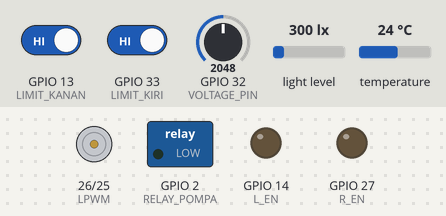
This sketch was run on a simulated ESP32. Shown: motor-driver pin pairs drawn as motors (green arrow = first pin HIGH = forward, orange = second pin HIGH = backward, longer = more drive), switched loads named in the sketch (green lamp = pin HIGH), output pins drawn as LEDs (lit = HIGH). The inputs (shaded band) are chosen by the test bench; at power-on: GPIO 33 (LIMIT_KIRI) HIGH, GPIO 13 (LIMIT_KANAN) HIGH, GPIO 32 (VOLTAGE_PIN) = 2048, light level 300 lx, temperature 24 °C (analog values on the 0–4095 scale). WiFi joins after 1.5 s; servers stay silent unless stated; the local clock reads 2024-03-15 10:24:30 at power-on unless the sketch sets it; what the sketch prints to the serial monitor is not drawn.

Above: at 0.1 s.
At 2.8 s:
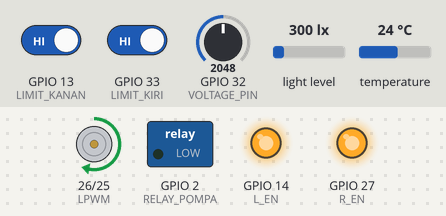
2.9 s: GPIO 33 (LIMIT_KIRI) driven LOW
At 3.2 s:
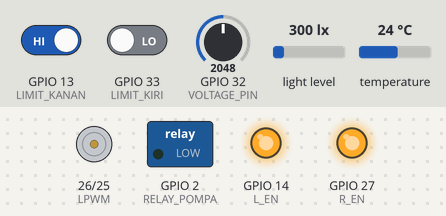
4.4 s: GPIO 13 (LIMIT_KANAN) driven LOW
7.3 s: GPIO 13 (LIMIT_KANAN) driven HIGH and GPIO 33 (LIMIT_KIRI) driven HIGH
9.7 s: GPIO 13 (LIMIT_KANAN) driven LOW
12.3 s: GPIO 13 (LIMIT_KANAN) driven HIGH and GPIO 33 (LIMIT_KIRI) driven LOW
15.3 s: GPIO 33 (LIMIT_KIRI) driven HIGH
Timing chart, 0 to 18.3 s (numbered marks = the images above; inputs shaded):
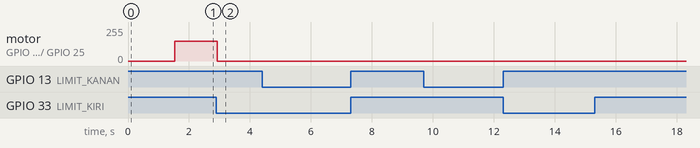

The sketch:

sketch_solarpanel_decisiontree.ino
```cpp
// ============================================================
//  SISTEM PEMBERSIH PANEL SURYA OTOMATIS
// ============================================================

#include <WiFi.h>
#include <Wire.h>
#include <Firebase_ESP_Client.h>
#include <OneWire.h>
#include <DallasTemperature.h>
#include <BH1750.h>
#include "RTClib.h"

// ============================================================
// 1. KREDENSIAL Wi-Fi & FIREBASE
// ============================================================
#define WIFI_SSID      "Kerjain_Tugas"
#define WIFI_PASSWORD  "MAUMASUKSURGAibadah"
#define API_KEY        "AIzaSyB35XekC0Yb2CHFQAiKblgERKYWximCpsQ"
#define DATABASE_URL   "https://solarpanelmonitor-e992c-default-rtdb.asia-southeast1.firebasedatabase.app"

// ============================================================
// 2. DEFINISI PIN
// ============================================================
#define VOLTAGE_PIN    32
#define ONE_WIRE_BUS    4
#define RELAY_POMPA     2
#define RPWM           25
#define LPWM           26
#define R_EN           27
#define L_EN           14
#define LIMIT_KIRI     33
#define LIMIT_KANAN    13

// ============================================================
// KONFIGURASI MOTOR JGY-370
// ============================================================

#define PWM_MAKS 255

// ============================================================
// 3. KALIBRASI VOLTAGE SENSOR
// ============================================================
#define FAKTOR_PEMBAGI   7.2727
#define FAKTOR_KOREKSI   1.240
#define JUMLAH_SAMPEL_MEDIAN   9
#define ALPHA_EMA              0.2
#define ADC_MAX_VALUE           4095.0
#define ADC_REF_VOLTAGE          3.3

// ============================================================
// 3b. JAM OPERASIONAL SISTEM
// ============================================================
#define JAM_MULAI     8
#define JAM_SELESAI   17

// ============================================================
// 4. INISIALISASI OBJEK SENSOR
// ============================================================
OneWire           oneWire(ONE_WIRE_BUS);
DallasTemperature ds18b20(&oneWire);
BH1750            bh1750(0x23);
RTC_DS3231        rtc;

// ============================================================
// 5. OBJEK FIREBASE
// ============================================================
FirebaseData   fbdo;
FirebaseAuth   auth;
FirebaseConfig config;
bool           signupOK = false;

// ============================================================
// 6. VARIABEL STATE SISTEM
// ============================================================
unsigned long prevMillisSensor           = 0;
const long    intervalSensor             = 5000;
bool          statusOperasionalSebelumnya = true;

enum StateWiper {
  STANDBY,
  MAJU,
  BERHENTI_KANAN,
  MUNDUR,
  BERHENTI_KIRI
};

StateWiper    stateWiper         = STANDBY;
unsigned long prevMillisBerhenti = 0;
const long    durasiJeda         = 1000;

float emaTegangan  = -1.0;
bool  emaSudahInit = false;

// ============================================================
// 7. FUNGSI BACA TEGANGAN (Median Filter + EMA)
// ============================================================
int bandingkanInt(const void *a, const void *b) {
  return (*(int*)a - *(int*)b);
}

float bacaTegangan() {
  int sampel[JUMLAH_SAMPEL_MEDIAN];
  for (int i = 0; i < JUMLAH_SAMPEL_MEDIAN; i++) {
    sampel[i] = analogRead(VOLTAGE_PIN);
    delay(2);
  }
  qsort(sampel, JUMLAH_SAMPEL_MEDIAN, sizeof(int), bandingkanInt);
  int   nilaiMedian = sampel[JUMLAH_SAMPEL_MEDIAN / 2];
  float voltADC     = (nilaiMedian / ADC_MAX_VALUE) * ADC_REF_VOLTAGE;
  float voltMentah  = voltADC * FAKTOR_PEMBAGI * FAKTOR_KOREKSI;

  if (!emaSudahInit) {
    emaTegangan  = voltMentah;
    emaSudahInit = true;
  } else {
    emaTegangan = (ALPHA_EMA * voltMentah) + ((1.0 - ALPHA_EMA) * emaTegangan);
  }
  return emaTegangan;
}

// ============================================================
// 8. FUNGSI MOTOR WIPER (BTS7960)
// ============================================================
void motorMaju(int pwm)
{
  if (pwm > PWM_MAKS)
    pwm = PWM_MAKS;

  analogWrite(LPWM, 0);
  analogWrite(RPWM, pwm);
}

void motorMundur(int pwm)
{
  if (pwm > PWM_MAKS)
    pwm = PWM_MAKS;

  analogWrite(RPWM, 0);
  analogWrite(LPWM, pwm);
}

void motorStop()
{
  analogWrite(RPWM, 0);
  analogWrite(LPWM, 0);
}

// ============================================================
// // ===========================================================
// DECISION TREE HASIL TRAINING
// ===========================================================
String tentukanKeputusan(float tegangan, float suhu, float cahaya)
{
  // Rule 1
  if (tegangan > 21.38)
  {
    return "Tidak Perlu";
  }

  // Rule 2
  if (tegangan <= 19.35)
  {
    if (cahaya <= 27021.25)
    {
      return "Tidak Perlu";
    }
    else
    {
      return "Bersihkan";
    }
  }

  // Rule 3
  if (tegangan <= 21.38)
  {
    if (cahaya <= 12018.33)
    {
      return "Tidak Perlu";
    }
    else
    {
      if (cahaya >= 39283.75)
      {
        if (tegangan <= 20.95)
        {
          return "Bersihkan";
        }
        else
        {
         return "Tidak Perlu";
        }
    }
  }

  }
}

// ============================================================
// 9b. FUNGSI CEK JAM OPERASIONAL
// ============================================================
bool cekJamOperasional(DateTime waktu) {
  int jam = waktu.hour();
  return (jam >= JAM_MULAI && jam < JAM_SELESAI);
}

// ============================================================
// 9c. FUNGSI MATIKAN SEMUA AKTUATOR
// ============================================================
void matikanSemuaAktuator() {
  motorStop();
  digitalWrite(RELAY_POMPA, LOW);
  stateWiper = STANDBY;
}

// ============================================================
// 10. FUNGSI MANAJEMEN WIPER (NON-BLOCKING)
// ============================================================
void updateWiper() {
  // Baca limit switch dengan debouncing 3x
  bool kiri1  = (digitalRead(LIMIT_KIRI)  == LOW);
  delay(3);
  bool kiri2  = (digitalRead(LIMIT_KIRI)  == LOW);
  delay(3);
  bool kiri3  = (digitalRead(LIMIT_KIRI)  == LOW);
  bool limitKiri = (kiri1 && kiri2 && kiri3);

  bool kanan1 = (digitalRead(LIMIT_KANAN) == LOW);
  delay(3);
  bool kanan2 = (digitalRead(LIMIT_KANAN) == LOW);
  delay(3);
  bool kanan3 = (digitalRead(LIMIT_KANAN) == LOW);
  bool limitKanan = (kanan1 && kanan2 && kanan3);

  switch (stateWiper) {
    case STANDBY:
      break;
    case MAJU:
      if (limitKanan) {
        motorStop();
        Serial.println("[Wiper] Limit KANAN tertekan — berhenti sejenak.");
        prevMillisBerhenti = millis();
        stateWiper = BERHENTI_KANAN;
      }
      break;
    case BERHENTI_KANAN:
      if (millis() - prevMillisBerhenti >= durasiJeda) {
        Serial.println("[Wiper] Mulai mundur ke kiri.");
        motorMundur(PWM_MAKS);
        stateWiper = MUNDUR;
      }
      break;
    case MUNDUR:
      if (limitKiri) {
        motorStop();
        Serial.println("[Wiper] Limit KIRI tertekan — wiper kembali ke posisi awal.");
        prevMillisBerhenti = millis();
        stateWiper = BERHENTI_KIRI;
      }
      break;
    case BERHENTI_KIRI:
      if (millis() - prevMillisBerhenti >= durasiJeda) {
        Serial.println("[Wiper] Siklus selesai. Pompa dimatikan.");
        digitalWrite(RELAY_POMPA, LOW);
        stateWiper = STANDBY;
      }
      break;
  }
}

// ============================================================
// 11. SETUP
// ============================================================
void setup() {
  Serial.begin(115200);

  Wire.begin(21, 22);
  Wire.setClock(100000);

  pinMode(LIMIT_KIRI,  INPUT_PULLUP);
  pinMode(LIMIT_KANAN, INPUT_PULLUP);
  Serial.println("[Limit Switch] Kiri:GPIO33 | Kanan:GPIO13 — OK");

  // --- Koneksi Wi-Fi ---
  WiFi.begin(WIFI_SSID, WIFI_PASSWORD);
  Serial.print("[WiFi] Menghubungkan");
  int wifiRetry = 0;
  while (WiFi.status() != WL_CONNECTED && wifiRetry < 20) {
    delay(500);
    Serial.print(".");
    wifiRetry++;
  }
  if (WiFi.status() == WL_CONNECTED) {
    Serial.println("\n[WiFi] Terhubung! IP: " + WiFi.localIP().toString());
  } else {
    Serial.println("\n[WiFi] GAGAL. Periksa SSID/Password.");
  }

  // --- Firebase ---
  config.api_key      = API_KEY;
  config.database_url = DATABASE_URL;
  config.signer.tokens.legacy_token = "kEXuMaTmfr0ei1mLju4dKvAFcQyC25g3iPqK0FZ1";
  signupOK = true;
  Firebase.begin(&config, &auth);
  Firebase.reconnectWiFi(true);
  Serial.println("[Firebase] Inisialisasi selesai");

  // --- DS18B20 ---
  ds18b20.begin();
  Serial.println("[DS18B20] OK (GPIO4)");

  // --- BH1750 ---
  if (!bh1750.begin(BH1750::CONTINUOUS_HIGH_RES_MODE)) {
    Serial.println("[BH1750] GAGAL! Cek wiring / alamat I2C.");
  } else {
    Serial.println("[BH1750] OK (0x23)");
  }

  // --- RTC DS3231 ---
  if (!rtc.begin()) {
    Serial.println("[RTC] GAGAL! Cek wiring SDA/SCL.");
  } else {
    Serial.println("[RTC] OK (0x68)");
    if (rtc.lostPower()) {
      rtc.adjust(DateTime(F(__DATE__), F(__TIME__)));
      Serial.println("[RTC] Waktu di-reset ke waktu kompilasi.");
    }
  }

  // --- Voltage Sensor ---
  pinMode(VOLTAGE_PIN, INPUT);
  analogReadResolution(12);
  analogSetPinAttenuation(VOLTAGE_PIN, ADC_11db);
  Serial.println("[Voltage Sensor] OK (GPIO32, ADC1, 12-bit, 11dB)");

  // --- Relay Pompa ---
  pinMode(RELAY_POMPA, OUTPUT);
  digitalWrite(RELAY_POMPA, LOW);

  // --- Motor Driver BTS7960 ---
  pinMode(RPWM, OUTPUT);
  pinMode(LPWM, OUTPUT);
  pinMode(R_EN, OUTPUT);
  pinMode(L_EN, OUTPUT);
  digitalWrite(R_EN, HIGH);
  digitalWrite(L_EN, HIGH);
  motorStop();

  Serial.printf("[Jam Operasional] Sistem aktif pukul %02d:00 - %02d:00\n",
                JAM_MULAI, JAM_SELESAI);
  Serial.println("[Setup] Selesai. Sistem siap.");

// --- Pastikan wiper di posisi kiri (awal) saat startup ---
Serial.println("[Init] Memastikan wiper di posisi awal (kiri)...");

if (digitalRead(LIMIT_KIRI) != LOW) {
  motorMundur(150);

  // Tambahkan jeda 500ms setelah motor mulai bergerak
  // sebelum mulai cek limit switch
  // Ini memberi waktu motor stabil & noise awal mereda
  delay(500);

  unsigned long startTime = millis();

  while (true) {
    // Debouncing: baca limit switch 3 kali berturut-turut
    // hanya dianggap tertekan jika ketiganya LOW
    bool baca1 = (digitalRead(LIMIT_KIRI) == LOW);
    delay(5);
    bool baca2 = (digitalRead(LIMIT_KIRI) == LOW);
    delay(5);
    bool baca3 = (digitalRead(LIMIT_KIRI) == LOW);

    if (baca1 && baca2 && baca3) {
      // Ketiga pembacaan LOW → limit switch benar-benar tertekan
      Serial.println("[Init] Limit kiri terdeteksi.");
      break;
    }

    // Timeout 15 detik
    if (millis() - startTime > 120000) {
      Serial.println("[Init] TIMEOUT! Limit kiri tidak terdeteksi. Cek wiring.");
      break;
    }

    delay(10);
  }

  motorStop();
}

Serial.println("[Init] Wiper siap di posisi awal (kiri).");
}

// ============================================================
// 12. LOOP UTAMA
// ============================================================
void loop() {
  unsigned long currentMillis = millis();
  DateTime now = rtc.now();

  // --- Cek Jam Operasional ---
  bool statusOperasional = cekJamOperasional(now);

  if (!statusOperasional && statusOperasionalSebelumnya) {
    Serial.println("[Jam Operasional] Di luar jam — semua aktuator dimatikan.");
    matikanSemuaAktuator();
  }
  if (statusOperasional && !statusOperasionalSebelumnya) {
    Serial.println("[Jam Operasional] Memasuki jam operasional — sistem aktif.");
  }
  statusOperasionalSebelumnya = statusOperasional;

  // --- Update State Wiper (hanya saat jam operasional) ---
  if (statusOperasional) {
    updateWiper();
  }

  // --- Baca Sensor & Kirim Firebase (tiap 5 detik) ---
  if (currentMillis - prevMillisSensor >= intervalSensor) {
    prevMillisSensor = currentMillis;

    char waktuBuf[20], tanggalBuf[20];
    sprintf(waktuBuf,   "%02d:%02d:%02d", now.hour(), now.minute(), now.second());
    sprintf(tanggalBuf, "%04d-%02d-%02d", now.year(), now.month(),  now.day());

    // Di luar jam operasional — hanya lapor status
    if (!statusOperasional) {
      Serial.printf("[%s %s] SISTEM NONAKTIF (di luar jam %02d:00-%02d:00)\n",
                    tanggalBuf, waktuBuf, JAM_MULAI, JAM_SELESAI);
      if (signupOK && Firebase.ready()) {
        Firebase.RTDB.setString(&fbdo, "/Monitoring/Keputusan",          "Sistem Nonaktif");
        Firebase.RTDB.setString(&fbdo, "/Monitoring/Waktu",              String(waktuBuf));
        Firebase.RTDB.setString(&fbdo, "/Monitoring/Tanggal",            String(tanggalBuf));
        Firebase.RTDB.setBool(&fbdo,   "/Monitoring/Status_Pembersih",   false);
        Firebase.RTDB.setBool(&fbdo,   "/Monitoring/Status_Operasional", false);
      }
      return;
    }

    // --- Baca Sensor ---
    float tegangan_V = bacaTegangan();
    ds18b20.requestTemperatures();
    float suhu_C     = ds18b20.getTempCByIndex(0);
    float cahaya_lux = bh1750.readLightLevel();

    bool limitKiri  = (digitalRead(LIMIT_KIRI)  == LOW);
    bool limitKanan = (digitalRead(LIMIT_KANAN) == LOW);

    // --- Validasi Data ---
    bool dataValid = true;
    if (tegangan_V < 0 || tegangan_V > 30.0) {
      Serial.println("[Voltage] Data tidak valid! Cek wiring GPIO32.");
      dataValid = false;
    }
    if (suhu_C == -127.0 || isnan(suhu_C)) {
      Serial.println("[DS18B20] Data tidak valid! Cek wiring & pull-up 4.7kΩ.");
      dataValid = false;
    }
    if (cahaya_lux < 0 || isnan(cahaya_lux)) {
      Serial.println("[BH1750] Data tidak valid! Cek wiring.");
      dataValid = false;
    }

    // --- Keputusan Decision Tree ---
    // Urutan parameter: tegangan (utama), cahaya (kedua), suhu (terakhir)
    String keputusan = "Tidak Perlu";
    if (dataValid) {
      keputusan = tentukanKeputusan(tegangan_V, cahaya_lux, suhu_C);
    }

    // --- Eksekusi Aktuator ---
    if (stateWiper == STANDBY) {
      if (keputusan == "Bersihkan") {
        Serial.println("[Aktuator] BERSIHKAN — Pompa & wiper diaktifkan.");
        digitalWrite(RELAY_POMPA, HIGH);
        motorMaju(PWM_MAKS);
        stateWiper = MAJU;
      } else {
        Serial.println("[Aktuator] TIDAK PERLU — Sistem standby.");
      }
    } else {
      Serial.println("[Aktuator] Wiper sedang bergerak, keputusan baru ditunda.");
    }

    // --- Serial Monitor ---
    Serial.printf("[%s %s] V:%.2fV | T:%.2fC | Cahaya:%.2flux | "
                  "LS_Kiri:%s | LS_Kanan:%s | %s\n",
                  tanggalBuf, waktuBuf,
                  tegangan_V, suhu_C, cahaya_lux,
                  limitKiri  ? "ON" : "OFF",
                  limitKanan ? "ON" : "OFF",
                  keputusan.c_str());

    // --- Kirim ke Firebase /Monitoring ---
    if (signupOK && Firebase.ready() && dataValid) {
      Serial.println("[Firebase] Mengirim data...");
      bool ok = true;
      ok &= Firebase.RTDB.setFloat(&fbdo,  "/Monitoring/Tegangan_V",          tegangan_V);
      ok &= Firebase.RTDB.setFloat(&fbdo,  "/Monitoring/Suhu_C",              suhu_C);
      ok &= Firebase.RTDB.setFloat(&fbdo,  "/Monitoring/Intensitas_Cahaya",   cahaya_lux);
      ok &= Firebase.RTDB.setString(&fbdo, "/Monitoring/Keputusan",           keputusan);
      ok &= Firebase.RTDB.setString(&fbdo, "/Monitoring/Waktu",               String(waktuBuf));
      ok &= Firebase.RTDB.setString(&fbdo, "/Monitoring/Tanggal",             String(tanggalBuf));
      ok &= Firebase.RTDB.setBool(&fbdo,   "/Monitoring/Status_Pembersih",    (stateWiper != STANDBY));
      ok &= Firebase.RTDB.setBool(&fbdo,   "/Monitoring/Limit_Switch_Kiri",   limitKiri);
      ok &= Firebase.RTDB.setBool(&fbdo,   "/Monitoring/Limit_Switch_Kanan",  limitKanan);
      ok &= Firebase.RTDB.setBool(&fbdo,   "/Monitoring/Status_Operasional",  true);

      if (ok) {
        Serial.println("[Firebase] Data monitoring terkirim!");
      } else {
        Serial.println("[Firebase] Gagal kirim monitoring: " + fbdo.errorReason());
      }

      // --- Kirim ke /DataLog/{timestamp} untuk keperluan training ---
      long   unixTime = now.unixtime();
      String logPath  = "/DataLog/" + String(unixTime);

      bool okLog = true;
      okLog &= Firebase.RTDB.setFloat(&fbdo,  (logPath + "/tegangan").c_str(), tegangan_V);
      okLog &= Firebase.RTDB.setFloat(&fbdo,  (logPath + "/suhu").c_str(),     suhu_C);
      okLog &= Firebase.RTDB.setFloat(&fbdo,  (logPath + "/cahaya").c_str(),   cahaya_lux);
      okLog &= Firebase.RTDB.setString(&fbdo, (logPath + "/waktu").c_str(),    String(waktuBuf));
      okLog &= Firebase.RTDB.setString(&fbdo, (logPath + "/tanggal").c_str(),  String(tanggalBuf));
      okLog &= Firebase.RTDB.setString(&fbdo, (logPath + "/label").c_str(),    keputusan);

      if (okLog) {
        Serial.println("[Firebase] Data log tersimpan di /DataLog/" + String(unixTime));
      } else {
        Serial.println("[Firebase] Gagal simpan log: " + fbdo.errorReason());
      }

    } else if (!dataValid) {
      Serial.println("[Firebase] Data tidak valid, kirim dibatalkan.");
    } else if (WiFi.status() != WL_CONNECTED) {
      Serial.println("[Firebase] WiFi terputus, mencoba reconnect...");
      WiFi.reconnect();
    }
  }
}
```

Measured:
- after the input at 2.9 s, motor on GPIO 26 (LPWM) / GPIO 25 (RPWM): forward 150/255 → stopped at once
- after the input at 4.4 s, every drawn part: stays the same
- after the input at 7.3 s, every drawn part: stays the same
- after the input at 9.7 s, every drawn part: stays the same
- after the input at 12.3 s, every drawn part: stays the same
- after the input at 15.3 s, every drawn part: stays the same
